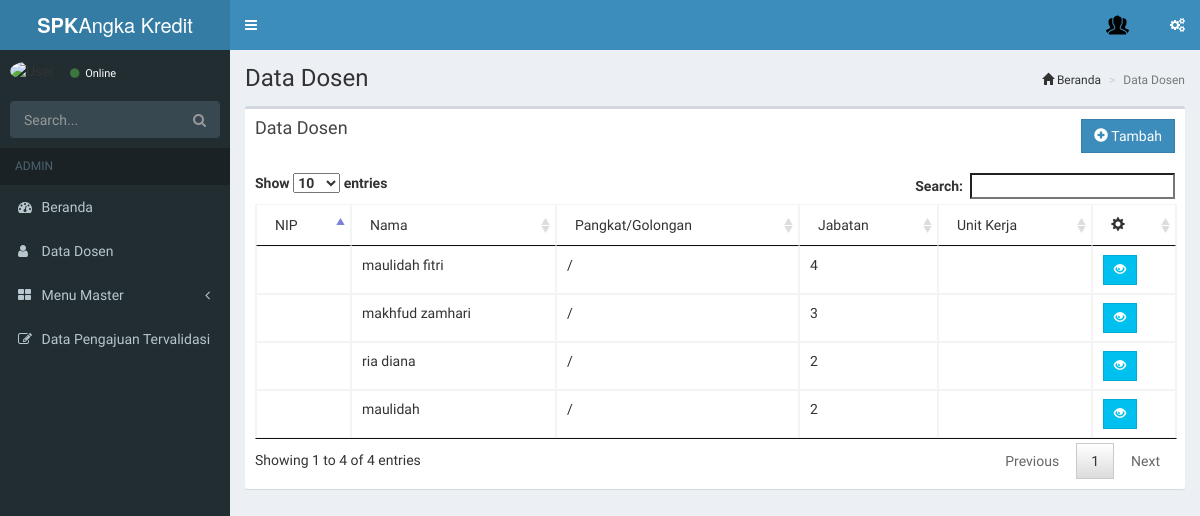
/index.php/admin/dosen, run on the app's committed database.
### tables this page shows
CREATE TABLE `dosen` (
  `id_dosen` int(11) NOT NULL AUTO_INCREMENT,
  `nip` varchar(20) NOT NULL,
  `nama` varchar(40) NOT NULL,
  `pangkat` varchar(8) DEFAULT NULL,
  `golongan` varchar(100) DEFAULT NULL,
  `jabatan` varchar(8) DEFAULT NULL,
  `unit` varchar(100) DEFAULT NULL,
  `id_jur` int(11) NOT NULL,
  `foto` text NOT NULL,
  `username` varchar(50) NOT NULL,
  `password` varchar(100) NOT NULL,
  `level` varchar(50) NOT NULL,
  `id_bidang` int(11) DEFAULT NULL,
  PRIMARY KEY (`id_dosen`),
  KEY `id_jur` (`id_jur`),
  KEY `fk_bidang2` (`id_bidang`),
  CONSTRAINT `fk_bidang2` FOREIGN KEY (`id_bidang`) REFERENCES `bidang_keahlian` (`idbidang`),
  CONSTRAINT `fk_jur` FOREIGN KEY (`id_jur`) REFERENCES `jurusan` (`id_jur`)
);

### application/controllers/admin/Dosen.php (called while the page is built, shortened)
<?php
class Dosen extends CI_Controller
{
    public function __construct()
    {
        $this->load->model('Model_dosen','mdldosen');
    }
    public function index()
    {
    	$data['dosen'] = $this->mdldosen->dataDosen();
    	$this->load->view('atribut/headeradmin');
    	$this->load->view('admin/Dosen', $data);
    	$this->load->view('atribut/footer');
    }
}
 ?>

### index.php (called while the page is built, shortened)
<?php
require_once BASEPATH.'core/CodeIgniter.php';

### application/models/Model_dosen.php (called while the page is built, shortened)
<?php
class Model_dosen extends CI_model {
	public function dataDosen()
	{
		$this->db->select("*");
		$this->db->from("dosen");
		$this->db->join("jurusan","dosen.id_jur=jurusan.id_jur");
		$data = $this->db->get();
		if ($data->num_rows()>0) {
			return $data->result_array();
		}else{
			return array();
		}
	}
}

### application/views/admin/Dosen.php (the view, shortened to what this page needs)
<div class="content-wrapper">
    <section class="content-header">
        <h1>Data Dosen</h1>
        <ol class="breadcrumb">
        	<li><a href="<?php echo base_url('admin/Admin') ?>"></a><i class="glyphicon glyphicon-home"></i> Beranda</li>
        	<li class="active">Data Dosen</li>
        </ol>
    </section>
    <section class="content">
    	<div class="box withborder">
    		<div class="box-header">
    			<h2 class="box-title">Data Dosen</h2>
    			<a class="btn btn-primary btn-flat pull-right" href="<?php echo base_url('admin/Dosen/Tambah') ?>"><i class="glyphicon glyphicon-plus-sign"></i> Tambah</a>
    		</div>
    		<div class="box-body">
    			<table id="tabeldosen" class="table table-bordered table-hover">
    				<thead>
    					<tr>
    						<td>NIP</td>
    						<td>Nama</td>
    						<td>Pangkat/Golongan</td>
    						<td>Jabatan</td>
    						<td>Unit Kerja</td>
    						<td><i class="glyphicon glyphicon-cog"></i></td>
    					</tr>
    				</thead>
                    <tbody>
                        <?php foreach ($dosen as $row): ?>
                            <tr>
                                <td><?php echo $row['nip'] ?></td>
                                <td><?php echo $row['nama'] ?></td>
                                <td><?php echo $row['pangkat'] .' / ' .$row['golongan'] ?></td>
                                <td><?php echo $row['jabatan'] ?></td>
                                <td><?php echo $row['unit'] ?></td>
                                <td>
                                    <a href="<?php echo base_url('admin/Dosen/Detail/'.$row['id_dosen']) ?>" class="btn btn-info btn-flat btn-sm"><i class="glyphicon glyphicon-eye-open"></i></a>
                                </td>
                            </tr>
                        <?php endforeach ?>
                    </tbody>
    			</table>
    		</div>
    	</div>
    </section>
</div>

### application/views/atribut/headeradmin.php (shortened to what this page needs)
<!DOCTYPE html>
<html>
<head>
  <link rel="stylesheet" href="<?php echo base_url('assets/bootstrap/css/bootstrap.min.css'); ?>">
  <link rel="stylesheet" href="https://cdnjs.cloudflare.com/ajax/libs/font-awesome/4.5.0/css/font-awesome.min.css">
  <link rel="stylesheet" href="https://cdnjs.cloudflare.com/ajax/libs/ionicons/2.0.1/css/ionicons.min.css">
  <link rel="stylesheet" href="<?php echo base_url('assets/dist/css/AdminLTE.min.css'); ?>">
  <link rel="stylesheet" href="<?php echo base_url('assets/dist/css/skins/_all-skins.min.css'); ?>">
  <link rel="stylesheet" href="<?php echo base_url('assets/plugins/datepicker/datepicker3.css') ?>">
  <link rel="stylesheet" type="text/css" href="<?php echo base_url('assets/plugins/datatables/jquery.dataTables.css') ?>">
</head>
<body class="hold-transition skin-blue sidebar-mini">
<div class="wrapper">
  <header class="main-header">
    <a href="" class="logo">
      <span class="logo-lg"><b>SPK</b>Angka Kredit</span>
    </a>
    <nav class="navbar navbar-static-top">
      <a href="#" class="sidebar-toggle" data-toggle="offcanvas" role="button">
      </a>
      <div class="navbar-custom-menu">
        <ul class="nav navbar-nav">
          <li class="dropdown user user-menu">
            <a href="#" class="dropdown-toggle" data-toggle="dropdown">
              <img src="<?php echo base_url('img/work.png'); ?>" class="user-image" alt="User Image">
            </a>
          </li>
          <li>
            <a href="#" data-toggle="control-sidebar"><i class="fa fa-gears"></i></a>
          </li>
        </ul>
      </div>
    </nav>
  </header>
  <aside class="main-sidebar">
    <section class="sidebar">
      <div class="user-panel">
        <div class="pull-left image">
          <img src="<?php echo base_url('assets/img/img.png'); ?>" class="img-circle" alt="User Image">
        </div>
        <div class="pull-left info">
          <a href="#"><i class="fa fa-circle text-success"></i> Online</a>
        </div>
      </div>
      <form action="#" method="get" class="sidebar-form">
        <div class="input-group">
          <input type="text" name="q" class="form-control" placeholder="Search...">
              <span class="input-group-btn">
                <button type="submit" name="search" id="search-btn" class="btn btn-flat"><i class="fa fa-search"></i>
                </button>
              </span>
        </div>
      </form>
      <ul class="sidebar-menu">
        <li class="header">ADMIN</li>
        <li class="treeview">
          <a href="<?php echo base_url('admin/Admin'); ?> ">
            <i class="fa fa-dashboard"></i> <span>Beranda</span>
          </a>
        </li>
        <li class="treeview">
          <a href="<?php echo base_url('admin/Dosen') ?>">
            <i class="fa fa-user"></i> <span>Data Dosen</span>
          </a>
        </li>
        <li class="treeview">
          <a href="#">
            <i class="fa fa-th-large"></i> <span>Menu Master</span>
            <span class="pull-right-container">
              <i class="fa fa-angle-left pull-right"></i>
            </span>
          </a>
        </li>
        <li class="treeview">
          <a href="#">
            <i class="fa fa-edit"></i> <span>Data Pengajuan Tervalidasi</span>
          </a>
        </li>
      </ul>
    </section>
  </aside>

### application/views/atribut/footer.php
</body>
</html>

### data on the page
dosen: nama "maulidah fitri", jabatan "4"
dosen: nama "makhfud zamhari", jabatan "3"
dosen: nama "ria diana", jabatan "2"
dosen: nama "maulidah", jabatan "2"
